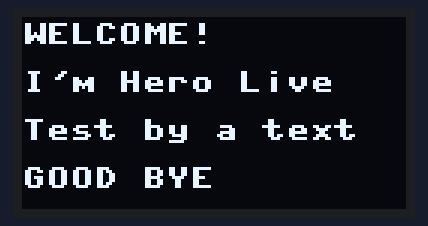
A program run on a simulated MicroPython board. On the bench: 128×64 one-colour display.

Above: at 0.1 s.
At 3.1 s:
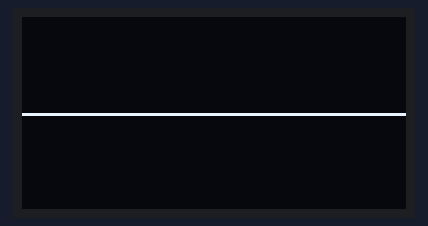
At 11.3 s:
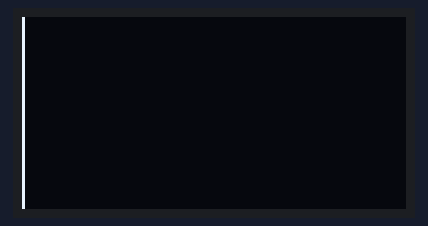
At 19.5 s:
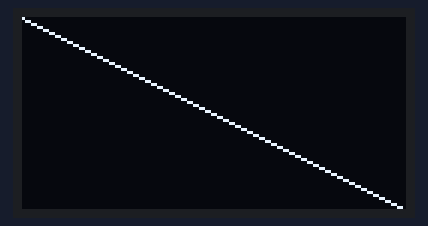
At 27.7 s:
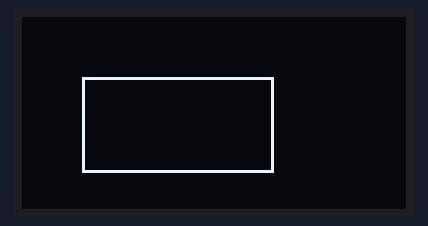
At 35.9 s:
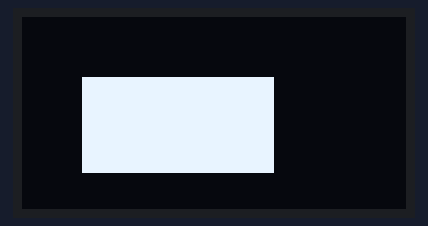

The program:

oled.py
```python
from machine import Pin, I2C
from ssd1306 import SSD1306_I2C
from time import sleep

i2c=I2C(0,sda=Pin(16), scl=Pin(17), freq=400000)
oled = SSD1306_I2C(128, 64, i2c)
counter = 0
oled.text("WELCOME!", 0, 2)
oled.text("I'm Hero Live", 0, 18)
oled.text("Test by a text", 0, 34)
oled.text("GOOD BYE", 0, 50)
oled.show()
sleep(2)
oled.fill(0)

while True:
    counter = counter + 1
    #Displaying a Pixel
    oled.pixel(64,32,1)
    oled.show()
    sleep(1)
    oled.fill(0)

    #Draw Line
    oled.hline(0,32,128,1)
    oled.show()
    sleep(1)
    oled.fill(0)

    oled.vline(0, 0, 64, 1)
    oled.show()
    sleep(1)
    oled.fill(0)

    oled.line(0, 0, 128, 64, 1)
    oled.show()
    sleep(1)
    oled.fill(0)

    #Draw Rectangle (Unfilled)
    oled.rect(20, 20, 64, 32, 1)
    oled.show()
    sleep(1)
    oled.fill(0)
    #Draw Rectangle (filled)
    oled.fill_rect(20, 20, 64, 32, 1)
    oled.show()
    sleep(1)
    oled.fill(0)

    oled.text(str(counter),64,32)
    oled.show()
    sleep(1)
    oled.fill(0)
```

Measured:
- what the display in image 1 shows lasts 1.0 s, from 3.1 s to 4.1 s
